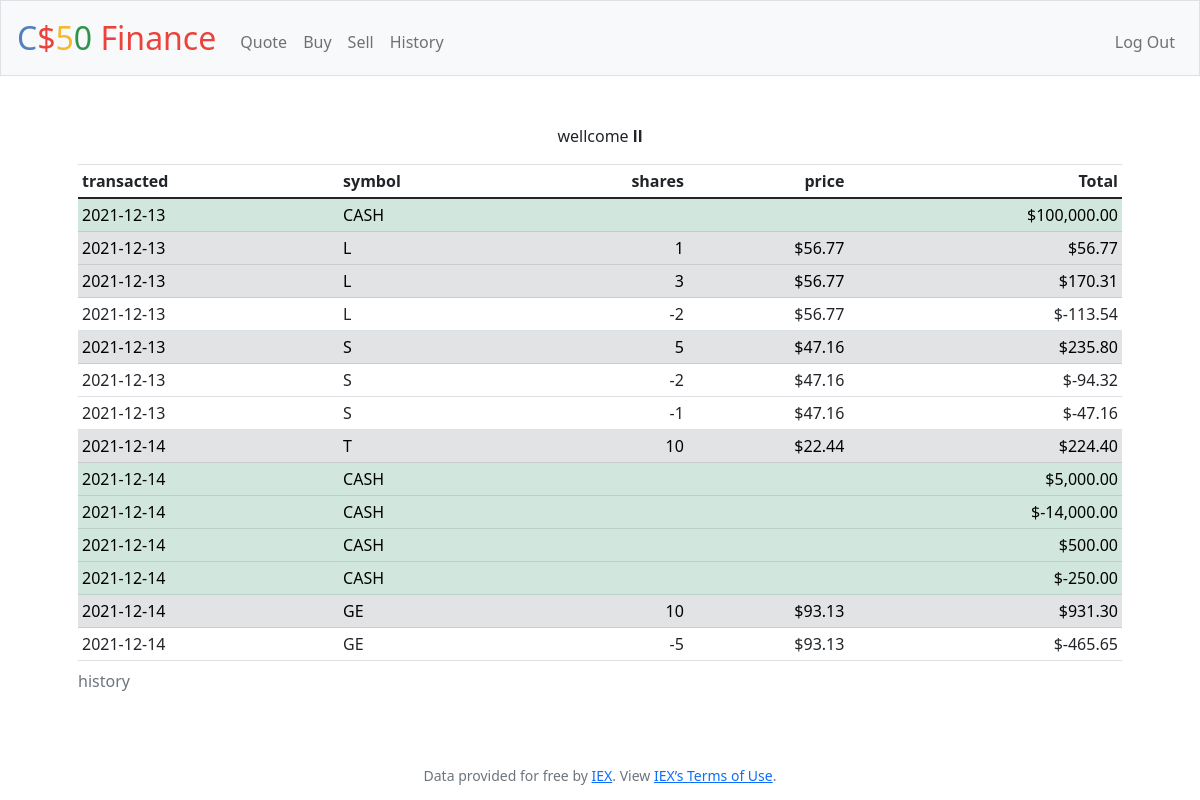
/history (signed in), run on the app's committed database.
### tables this page shows
CREATE TABLE history(
id INTEGER,
user_id INTEGER NOT NULL,
symbol TEXT NOT NULL,
shares INTEGER NOT NULL,
price NUMERIC NOT NULL, transacted TEXT DAFAULT GETDATE,
PRIMARY KEY(id),
FOREIGN KEY(user_id) REFERENCES users(id));

### application.py (the view)
@app.route("/history")
@login_required
def history():
    history = db.execute("SELECT * FROM history WHERE user_id = ? ", session['user_id'])
    return render_template("history.html", HISTORY=history)

### application.py (called while the page is built)
@app.after_request
def after_request(response):
    response.headers["Cache-Control"] = "no-cache, no-store, must-revalidate"
    response.headers["Expires"] = 0
    response.headers["Pragma"] = "no-cache"
    return response

### helpers.py (called while the page is built)
def login_required(f):
    @wraps(f)
    def decorated_function(*args, **kwargs):
        if session.get("user_id") is None:
            return redirect("/login")
        return f(*args, **kwargs)
    return decorated_function

def usd(value):
    return f"${value:,.2f}"

### templates/history.html (shortened to what this page needs)
{% extends "layout.html" %}
{% block main %}
    {% if HISTORY is defined %}
    <p>wellcome <b>{{ session.name }}</b></p>
    <div class="table-responsive-sm">
        <table class="table table-sm">
            <caption>history</caption>
            <thead>
                <tr>
                    <th class = "text-start">transacted</th>
                    <th class = "text-start">symbol</th>
                    <th class = "text-end">shares</th>
                    <th class = "text-end">price</th>
                    <th class = "text-end">Total</th>
                </tr>
            </thead>
            <tbody>
            {% for i in HISTORY %}
                {% if i.shares < 0 %}
                <tr>
                    <td class = "text-start">{{ i.transacted }}</td>
                    <td class = "text-start">{{ i.symbol }}</td>
                    <td class = "text-end">{{ i.shares }}</td>
                    <td class = "text-end">{{ i.price | usd }}</td>
                    <td class = "text-end">{{ (i.shares * i.price) | usd }}</td>
                </tr>
                {% elif i.symbol == "wallet_cash" %}
                <tr>
                    <td class="table-success text-start">{{ i.transacted }}</td>
                    <td class="table-success text-start" colspan="3">CASH</td>
                    <td class="table-success text-end">{{ (i.shares * i.price) | usd }}</td>
                </tr>
                {% else %}
                <tr>
                    <td class="table-secondary text-start">{{ i.transacted }}</td>
                    <td class="table-secondary text-start">{{ i.symbol }}</td>
                    <td class="table-secondary text-end">{{ i.shares }}</td>
                    <td class="table-secondary text-end">{{ i.price | usd }}</td>
                    <td class="table-secondary text-end">{{ (i.shares * i.price) | usd }}</td>
                </tr>
                {% endif %}
            {% endfor %}
        </table>
    </div>
    {% else %}
        <h5>History</h5>
    {% endif %}
{% endblock %}

### data on the page
history: transacted "2021-12-13", (i.shares*i.price)|usd "$100,000.00"
history: transacted "2021-12-13", symbol "L", shares "1", price "$56.77", (i.shares*i.price)|usd "$56.77"
history: transacted "2021-12-13", symbol "L", shares "3", price "$56.77", (i.shares*i.price)|usd "$170.31"
history: transacted "2021-12-13", symbol "L", shares "-2", price "$56.77", (i.shares*i.price)|usd "$-113.54"
history: transacted "2021-12-13", symbol "S", shares "5", price "$47.16", (i.shares*i.price)|usd "$235.80"
history: transacted "2021-12-13", symbol "S", shares "-2", price "$47.16", (i.shares*i.price)|usd "$-94.32"
history: transacted "2021-12-13", symbol "S", shares "-1", price "$47.16", (i.shares*i.price)|usd "$-47.16"
history: transacted "2021-12-14", symbol "T", shares "10", price "$22.44", (i.shares*i.price)|usd "$224.40"
history: transacted "2021-12-14", (i.shares*i.price)|usd "$5,000.00"
history: transacted "2021-12-14", (i.shares*i.price)|usd "$-14,000.00"
history: transacted "2021-12-14", (i.shares*i.price)|usd "$500.00"
history: transacted "2021-12-14", (i.shares*i.price)|usd "$-250.00"
history: transacted "2021-12-14", symbol "GE", shares "10", price "$93.13", (i.shares*i.price)|usd "$931.30"
history: transacted "2021-12-14", symbol "GE", shares "-5", price "$93.13", (i.shares*i.price)|usd "$-465.65"

### other printed values
{{ session.name }} "ll"
